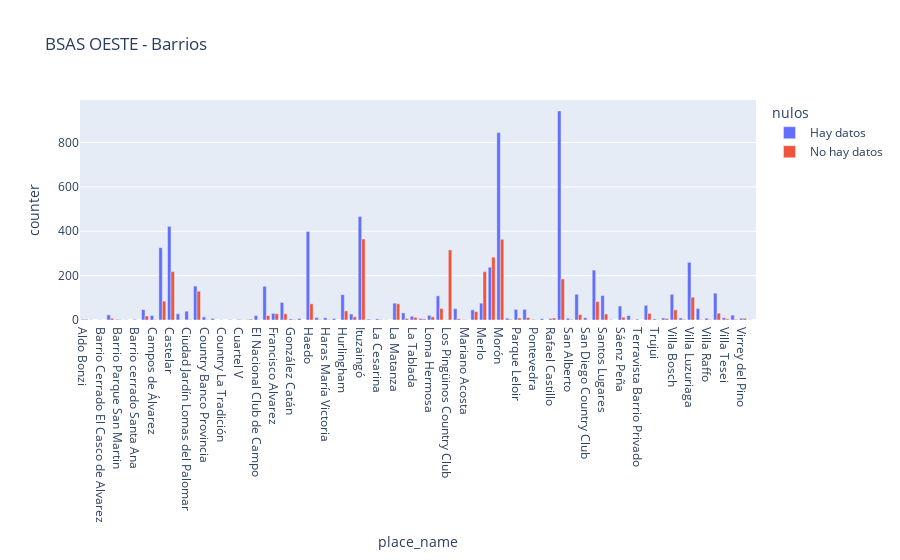

Notebook code for this chart:
### Code cell
bsas_oeste_barrios_grupo = bsas_oeste.groupby(by=['state_name','place_name','nulos'],as_index=False)['counter'].sum()
bsas_oeste_barrios_grupo['nulos'] = bsas_oeste_barrios_grupo['nulos'].astype(str)
bsas_oeste_barrios_grupo['nulos'] = bsas_oeste_barrios_grupo.nulos.str.replace('False','Hay datos')
bsas_oeste_barrios_grupo['nulos'] = bsas_oeste_barrios_grupo.nulos.str.replace('True','No hay datos')
fig = px.bar(bsas_oeste_barrios_grupo, x="place_name", y="counter",
             color='nulos', barmode='group',
             height=400, title=" BSAS OESTE - Barrios")
fig.show()

### Figure 1 — Plotly figure (JSON) as saved in the notebook; plotly's stock layout.template omitted (floating-point values rounded to 4 significant figures)
{"data": [{"alignmentgroup": "True", "hovertemplate": "nulos=Hay datos<br>place_name=%{x}<br>counter=%{y}<extra></extra>", "legendgroup": "Hay datos", "marker": {"color": "#636efa"}, "name": "Hay datos", "offsetgroup": "Hay datos", "orientation": "v", "showlegend": true, "textposition": "auto", "type": "bar", "x": ["Aldo Bonzi", "Barrio Cerrado \"El Casco de Moreno\"", "Barrio Cerrado El Casco de Alvarez", "Barrio El Moro", "Barrio Parque San Martin", "Barrio Privado El Resuello", "Barrio cerrado Santa Ana", "Bs.As. G.B.A. Zona Oeste", "Campos de Álvarez", "Caseros", "Castelar", "Ciudad Evita", "Ciudad Jardín Lomas del Palomar", "Ciudadela", "Country Banco Provincia", "Country Club Las lajas", "Country La Tradición", "Cruce Castelar", "Cuartel V", "El Casco de Leloir", "El Nacional Club de Campo", "El Palomar", "Francisco Alvarez", "General Rodríguez", "González Catán", "Gregorio de Laferrere", "Haedo", "Haras María Elena", "Haras María Victoria", "Haras San Pablo", "Hurlingham", "Isidro Casanova", "Ituzaingó", "José Ingenieros", "La Cesarina", "La Esperanza Club de Campo", "La Matanza", "La Reja", "La Tablada", "Libertad", "Loma Hermosa", "Lomas del Mirador", "Los Pingüinos Country Club", "Marcos Paz", "Mariano Acosta", "Martín Coronado", "Merlo", "Moreno", "Morón", "Pablo Podestá", "Parque Leloir", "Paso del Rey", "Pontevedra", "Prados del Oeste", "Rafael Castillo", "Ramos Mejía", "San Alberto", "San Antonio De Padua", "San Diego Country Club", "San Justo", "Santos Lugares", "St. Patrick Country", "Sáenz Peña", "Tapiales", "Terravista Barrio Privado", "Tres de Febrero", "Trujui", "Villa Ariza", "Villa Bosch", "Villa Celina", "Villa Luzuriaga", "Villa Madero", "Villa Raffo", "Villa Sarmiento", "Villa Tesei", "Villa Udaondo", "Virrey del Pino", "William Morris"], "xaxis": "x", "y": [3, 1, 1, 23, 3, 1, 3, 47, 20, 326, 422, 28, 40, 153, 14, 7, 1, 2, 3, 2, 20, 152, 30, 79, 5, 7, 399, 11, 10, 7, 114, 27, 467, 4, 5, 1, 76, 32, 17, 7, 21, 109, 1, 51, 2, 46, 76, 238, 845, 8, 48, 48, 3, 6, 7, 942, 8, 116, 10, 225, 110, 2, 63, 20, 4, 66, 5, 9, 116, 9, 260, 52, 8, 121, 10, 22, 8, 1], "yaxis": "y"}, {"alignmentgroup": "True", "hovertemplate": "nulos=No hay datos<br>place_name=%{x}<br>counter=%{y}<extra></extra>", "legendgroup": "No hay datos", "marker": {"color": "#EF553B"}, "name": "No hay datos", "offsetgroup": "No hay datos", "orientation": "v", "showlegend": true, "textposition": "auto", "type": "bar", "x": ["Aldo Bonzi", "Barrio El Moro", "Barrio Parque San Martin", "Bs.As. G.B.A. Zona Oeste", "Campos de Álvarez", "Caseros", "Castelar", "Ciudad Evita", "Ciudad Jardín Lomas del Palomar", "Ciudadela", "Country Banco Provincia", "Cuartel V", "El Casco de Leloir", "El Nacional Club de Campo", "El Palomar", "Francisco Alvarez", "General Rodríguez", "González Catán", "Haedo", "Haras María Elena", "Haras María Victoria", "Hurlingham", "Isidro Casanova", "Ituzaingó", "José Ingenieros", "La Cesarina", "La Matanza", "La Reja", "La Tablada", "Libertad", "Loma Hermosa", "Lomas del Mirador", "Los Pingüinos Country Club", "Marcos Paz", "Mariano Acosta", "Martín Coronado", "Merlo", "Moreno", "Morón", "Pablo Podestá", "Parque Leloir", "Paso del Rey", "Pontevedra", "Rafael Castillo", "Ramos Mejía", "San Alberto", "San Antonio De Padua", "San Diego Country Club", "San Justo", "Santos Lugares", "Sáenz Peña", "Tapiales", "Tres de Febrero", "Trujui", "Villa Ariza", "Villa Bosch", "Villa Celina", "Villa Luzuriaga", "Villa Madero", "Villa Raffo", "Villa Sarmiento", "Villa Tesei", "Villa Udaondo", "Virrey del Pino"], "xaxis": "x", "y": [3, 8, 1, 18, 2, 85, 218, 1, 2, 130, 2, 1, 4, 1, 20, 28, 28, 2, 73, 2, 2, 41, 14, 365, 1, 2, 73, 7, 12, 5, 14, 52, 316, 6, 1, 38, 218, 283, 364, 3, 9, 11, 1, 9, 185, 3, 25, 1, 83, 27, 13, 2, 30, 1, 7, 46, 3, 103, 2, 2, 31, 5, 3, 8], "yaxis": "y"}], "layout": {"autosize": true, "barmode": "group", "legend": {"title": {"text": "nulos"}, "tracegroupgap": 0}, "title": {"text": " BSAS OESTE - Barrios"}, "xaxis": {"anchor": "y", "autorange": true, "domain": [0, 1], "range": [-0.5, 77.5], "title": {"text": "place_name"}, "type": "category"}, "yaxis": {"anchor": "x", "autorange": true, "domain": [0, 1], "range": [0, 991.6], "title": {"text": "counter"}, "type": "linear"}}}
